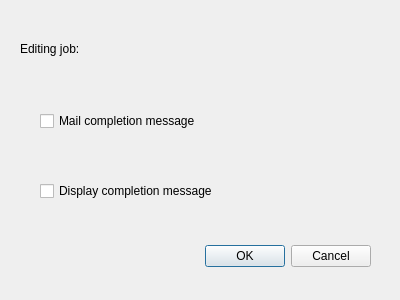
<?xml version="1.0" encoding="UTF-8"?>
<ui version="4.0">
 <class>mailwrtdlg</class>
 <widget class="QDialog" name="mailwrtdlg">
  <property name="geometry">
   <rect>
    <x>0</x>
    <y>0</y>
    <width>400</width>
    <height>300</height>
   </rect>
  </property>
  <property name="windowTitle">
   <string>Mail or display completion messages</string>
  </property>
  <widget class="QDialogButtonBox" name="buttonBox">
   <property name="geometry">
    <rect>
     <x>170</x>
     <y>240</y>
     <width>201</width>
     <height>32</height>
    </rect>
   </property>
   <property name="orientation">
    <enum>Qt::Horizontal</enum>
   </property>
   <property name="standardButtons">
    <set>QDialogButtonBox::Cancel|QDialogButtonBox::Ok</set>
   </property>
  </widget>
  <widget class="QCheckBox" name="mailresult">
   <property name="geometry">
    <rect>
     <x>40</x>
     <y>110</y>
     <width>221</width>
     <height>22</height>
    </rect>
   </property>
   <property name="toolTip">
    <string>Send mail messages to user about job completion</string>
   </property>
   <property name="text">
    <string>Mail completion message</string>
   </property>
  </widget>
  <widget class="QCheckBox" name="writeresult">
   <property name="geometry">
    <rect>
     <x>40</x>
     <y>180</y>
     <width>261</width>
     <height>22</height>
    </rect>
   </property>
   <property name="toolTip">
    <string>Send messages to user screen about job completion</string>
   </property>
   <property name="text">
    <string>Display completion message</string>
   </property>
  </widget>
  <widget class="QLabel" name="edjob">
   <property name="geometry">
    <rect>
     <x>130</x>
     <y>40</y>
     <width>191</width>
     <height>20</height>
    </rect>
   </property>
   <property name="text">
    <string/>
   </property>
  </widget>
  <widget class="QLabel" name="label">
   <property name="geometry">
    <rect>
     <x>20</x>
     <y>40</y>
     <width>81</width>
     <height>17</height>
    </rect>
   </property>
   <property name="text">
    <string>Editing job:</string>
   </property>
  </widget>
 </widget>
 <tabstops>
  <tabstop>mailresult</tabstop>
  <tabstop>writeresult</tabstop>
  <tabstop>buttonBox</tabstop>
 </tabstops>
 <resources/>
 <connections>
  <connection>
   <sender>buttonBox</sender>
   <signal>accepted()</signal>
   <receiver>mailwrtdlg</receiver>
   <slot>accept()</slot>
   <hints>
    <hint type="sourcelabel">
     <x>248</x>
     <y>254</y>
    </hint>
    <hint type="destinationlabel">
     <x>157</x>
     <y>274</y>
    </hint>
   </hints>
  </connection>
  <connection>
   <sender>buttonBox</sender>
   <signal>rejected()</signal>
   <receiver>mailwrtdlg</receiver>
   <slot>reject()</slot>
   <hints>
    <hint type="sourcelabel">
     <x>316</x>
     <y>260</y>
    </hint>
    <hint type="destinationlabel">
     <x>286</x>
     <y>274</y>
    </hint>
   </hints>
  </connection>
 </connections>
</ui>
